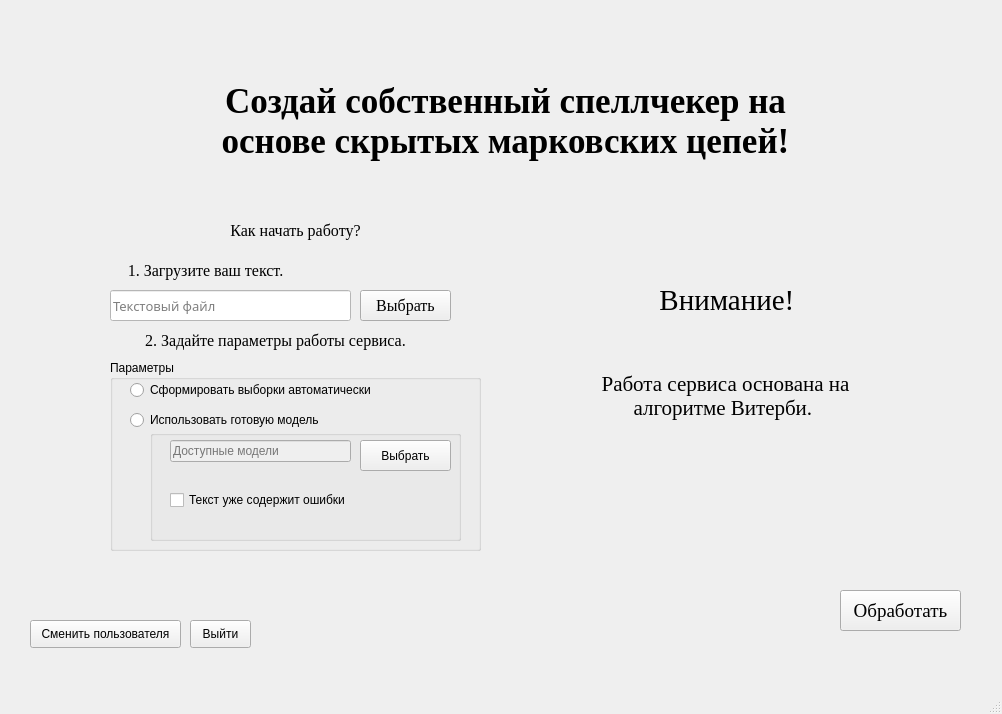
<?xml version="1.0" encoding="UTF-8"?>
<ui version="4.0">
 <class>StartHMMWindow</class>
 <widget class="QMainWindow" name="StartHMMWindow">
  <property name="geometry">
   <rect>
    <x>0</x>
    <y>0</y>
    <width>1002</width>
    <height>714</height>
   </rect>
  </property>
  <property name="minimumSize">
   <size>
    <width>1002</width>
    <height>714</height>
   </size>
  </property>
  <property name="maximumSize">
   <size>
    <width>1002</width>
    <height>714</height>
   </size>
  </property>
  <property name="windowTitle">
   <string>HMM Service </string>
  </property>
  <widget class="QWidget" name="centralwidget">
   <widget class="QLabel" name="label">
    <property name="geometry">
     <rect>
      <x>170</x>
      <y>20</y>
      <width>671</width>
      <height>201</height>
     </rect>
    </property>
    <property name="font">
     <font>
      <family>Times New Roman</family>
      <pointsize>26</pointsize>
      <weight>75</weight>
      <bold>true</bold>
     </font>
    </property>
    <property name="text">
     <string>Создай собственный спеллчекер на основе скрытых марковских цепей!</string>
    </property>
    <property name="alignment">
     <set>Qt::AlignCenter</set>
    </property>
    <property name="wordWrap">
     <bool>true</bool>
    </property>
   </widget>
   <widget class="QLabel" name="label_2">
    <property name="geometry">
     <rect>
      <x>620</x>
      <y>280</y>
      <width>221</width>
      <height>41</height>
     </rect>
    </property>
    <property name="font">
     <font>
      <family>Times New Roman</family>
      <pointsize>22</pointsize>
      <weight>50</weight>
      <bold>false</bold>
     </font>
    </property>
    <property name="text">
     <string>Внимание! </string>
    </property>
    <property name="alignment">
     <set>Qt::AlignCenter</set>
    </property>
    <property name="wordWrap">
     <bool>true</bool>
    </property>
   </widget>
   <widget class="QLabel" name="label_3">
    <property name="geometry">
     <rect>
      <x>570</x>
      <y>340</y>
      <width>311</width>
      <height>111</height>
     </rect>
    </property>
    <property name="font">
     <font>
      <family>Times New Roman</family>
      <pointsize>16</pointsize>
      <weight>50</weight>
      <bold>false</bold>
     </font>
    </property>
    <property name="text">
     <string>Работа сервиса основана на алгоритме Витерби. </string>
    </property>
    <property name="alignment">
     <set>Qt::AlignCenter</set>
    </property>
    <property name="wordWrap">
     <bool>true</bool>
    </property>
   </widget>
   <widget class="QPushButton" name="loadTextButton">
    <property name="geometry">
     <rect>
      <x>360</x>
      <y>290</y>
      <width>91</width>
      <height>31</height>
     </rect>
    </property>
    <property name="font">
     <font>
      <family>Times New Roman</family>
      <pointsize>12</pointsize>
     </font>
    </property>
    <property name="text">
     <string>Выбрать</string>
    </property>
   </widget>
   <widget class="QGroupBox" name="chooseParametersBox">
    <property name="geometry">
     <rect>
      <x>110</x>
      <y>360</y>
      <width>371</width>
      <height>191</height>
     </rect>
    </property>
    <property name="autoFillBackground">
     <bool>false</bool>
    </property>
    <property name="title">
     <string>Параметры </string>
    </property>
    <property name="checkable">
     <bool>false</bool>
    </property>
    <widget class="QRadioButton" name="radioAuto">
     <property name="geometry">
      <rect>
       <x>20</x>
       <y>20</y>
       <width>281</width>
       <height>20</height>
      </rect>
     </property>
     <property name="text">
      <string>Сформировать выборки автоматически</string>
     </property>
    </widget>
    <widget class="QRadioButton" name="radioExists">
     <property name="geometry">
      <rect>
       <x>20</x>
       <y>50</y>
       <width>251</width>
       <height>20</height>
      </rect>
     </property>
     <property name="text">
      <string>Использовать готовую модель</string>
     </property>
    </widget>
    <widget class="QGroupBox" name="groupBoxForExisting">
     <property name="geometry">
      <rect>
       <x>40</x>
       <y>70</y>
       <width>311</width>
       <height>111</height>
      </rect>
     </property>
     <property name="title">
      <string/>
     </property>
     <widget class="QPushButton" name="chooseModelButton">
      <property name="geometry">
       <rect>
        <x>210</x>
        <y>10</y>
        <width>91</width>
        <height>31</height>
       </rect>
      </property>
      <property name="text">
       <string>Выбрать</string>
      </property>
     </widget>
     <widget class="QLineEdit" name="modelEdit">
      <property name="enabled">
       <bool>false</bool>
      </property>
      <property name="geometry">
       <rect>
        <x>20</x>
        <y>10</y>
        <width>181</width>
        <height>22</height>
       </rect>
      </property>
      <property name="text">
       <string/>
      </property>
      <property name="placeholderText">
       <string>Доступные модели</string>
      </property>
     </widget>
     <widget class="QCheckBox" name="checkMistakesBox">
      <property name="geometry">
       <rect>
        <x>20</x>
        <y>60</y>
        <width>201</width>
        <height>20</height>
       </rect>
      </property>
      <property name="text">
       <string>Текст уже содержит ошибки</string>
      </property>
     </widget>
    </widget>
   </widget>
   <widget class="QLabel" name="labelUserPic">
    <property name="enabled">
     <bool>false</bool>
    </property>
    <property name="geometry">
     <rect>
      <x>30</x>
      <y>560</y>
      <width>60</width>
      <height>60</height>
     </rect>
    </property>
    <property name="text">
     <string/>
    </property>
    <property name="pixmap">
     <pixmap>images/user.png</pixmap>
    </property>
    <property name="scaledContents">
     <bool>true</bool>
    </property>
   </widget>
   <widget class="QLabel" name="labelUserName">
    <property name="enabled">
     <bool>true</bool>
    </property>
    <property name="geometry">
     <rect>
      <x>100</x>
      <y>570</y>
      <width>500</width>
      <height>30</height>
     </rect>
    </property>
    <property name="maximumSize">
     <size>
      <width>500</width>
      <height>30</height>
     </size>
    </property>
    <property name="font">
     <font>
      <family>Times New Roman</family>
      <pointsize>14</pointsize>
     </font>
    </property>
    <property name="text">
     <string/>
    </property>
    <property name="textInteractionFlags">
     <set>Qt::NoTextInteraction</set>
    </property>
   </widget>
   <widget class="QPushButton" name="workButton">
    <property name="geometry">
     <rect>
      <x>840</x>
      <y>590</y>
      <width>121</width>
      <height>41</height>
     </rect>
    </property>
    <property name="font">
     <font>
      <family>Times New Roman</family>
      <pointsize>14</pointsize>
     </font>
    </property>
    <property name="text">
     <string>Обработать</string>
    </property>
   </widget>
   <widget class="QLabel" name="label_4">
    <property name="geometry">
     <rect>
      <x>140</x>
      <y>210</y>
      <width>311</width>
      <height>41</height>
     </rect>
    </property>
    <property name="font">
     <font>
      <family>Times New Roman</family>
      <pointsize>12</pointsize>
     </font>
    </property>
    <property name="text">
     <string>Как начать работу?</string>
    </property>
    <property name="alignment">
     <set>Qt::AlignCenter</set>
    </property>
    <property name="wordWrap">
     <bool>true</bool>
    </property>
   </widget>
   <widget class="QLabel" name="label_5">
    <property name="geometry">
     <rect>
      <x>50</x>
      <y>250</y>
      <width>311</width>
      <height>41</height>
     </rect>
    </property>
    <property name="font">
     <font>
      <family>Times New Roman</family>
      <pointsize>12</pointsize>
     </font>
    </property>
    <property name="text">
     <string>1. Загрузите ваш текст.</string>
    </property>
    <property name="alignment">
     <set>Qt::AlignCenter</set>
    </property>
    <property name="wordWrap">
     <bool>true</bool>
    </property>
   </widget>
   <widget class="QLabel" name="label_6">
    <property name="geometry">
     <rect>
      <x>100</x>
      <y>320</y>
      <width>351</width>
      <height>41</height>
     </rect>
    </property>
    <property name="font">
     <font>
      <family>Times New Roman</family>
      <pointsize>12</pointsize>
     </font>
    </property>
    <property name="text">
     <string>2. Задайте параметры работы сервиса.</string>
    </property>
    <property name="alignment">
     <set>Qt::AlignCenter</set>
    </property>
    <property name="wordWrap">
     <bool>true</bool>
    </property>
   </widget>
   <widget class="QPushButton" name="exitButton">
    <property name="geometry">
     <rect>
      <x>190</x>
      <y>620</y>
      <width>61</width>
      <height>28</height>
     </rect>
    </property>
    <property name="text">
     <string>Выйти</string>
    </property>
   </widget>
   <widget class="QPushButton" name="changeUserButton">
    <property name="geometry">
     <rect>
      <x>30</x>
      <y>620</y>
      <width>151</width>
      <height>28</height>
     </rect>
    </property>
    <property name="text">
     <string>Сменить пользователя</string>
    </property>
   </widget>
   <widget class="QLineEdit" name="textFileEdit">
    <property name="enabled">
     <bool>false</bool>
    </property>
    <property name="geometry">
     <rect>
      <x>110</x>
      <y>290</y>
      <width>241</width>
      <height>31</height>
     </rect>
    </property>
    <property name="palette">
     <palette>
      <active>
       <colorrole role="WindowText">
        <brush brushstyle="SolidPattern">
         <color alpha="255">
          <red>0</red>
          <green>0</green>
          <blue>0</blue>
         </color>
        </brush>
       </colorrole>
       <colorrole role="Button">
        <brush brushstyle="SolidPattern">
         <color alpha="255">
          <red>255</red>
          <green>255</green>
          <blue>255</blue>
         </color>
        </brush>
       </colorrole>
       <colorrole role="Light">
        <brush brushstyle="SolidPattern">
         <color alpha="255">
          <red>255</red>
          <green>255</green>
          <blue>255</blue>
         </color>
        </brush>
       </colorrole>
       <colorrole role="Midlight">
        <brush brushstyle="SolidPattern">
         <color alpha="255">
          <red>255</red>
          <green>255</green>
          <blue>255</blue>
         </color>
        </brush>
       </colorrole>
       <colorrole role="Dark">
        <brush brushstyle="SolidPattern">
         <color alpha="255">
          <red>127</red>
          <green>127</green>
          <blue>127</blue>
         </color>
        </brush>
       </colorrole>
       <colorrole role="Mid">
        <brush brushstyle="SolidPattern">
         <color alpha="255">
          <red>170</red>
          <green>170</green>
          <blue>170</blue>
         </color>
        </brush>
       </colorrole>
       <colorrole role="Text">
        <brush brushstyle="SolidPattern">
         <color alpha="255">
          <red>0</red>
          <green>0</green>
          <blue>0</blue>
         </color>
        </brush>
       </colorrole>
       <colorrole role="BrightText">
        <brush brushstyle="SolidPattern">
         <color alpha="255">
          <red>255</red>
          <green>255</green>
          <blue>255</blue>
         </color>
        </brush>
       </colorrole>
       <colorrole role="ButtonText">
        <brush brushstyle="SolidPattern">
         <color alpha="255">
          <red>0</red>
          <green>0</green>
          <blue>0</blue>
         </color>
        </brush>
       </colorrole>
       <colorrole role="Base">
        <brush brushstyle="SolidPattern">
         <color alpha="255">
          <red>255</red>
          <green>255</green>
          <blue>255</blue>
         </color>
        </brush>
       </colorrole>
       <colorrole role="Window">
        <brush brushstyle="SolidPattern">
         <color alpha="255">
          <red>255</red>
          <green>255</green>
          <blue>255</blue>
         </color>
        </brush>
       </colorrole>
       <colorrole role="Shadow">
        <brush brushstyle="SolidPattern">
         <color alpha="255">
          <red>0</red>
          <green>0</green>
          <blue>0</blue>
         </color>
        </brush>
       </colorrole>
       <colorrole role="AlternateBase">
        <brush brushstyle="SolidPattern">
         <color alpha="255">
          <red>255</red>
          <green>255</green>
          <blue>255</blue>
         </color>
        </brush>
       </colorrole>
       <colorrole role="ToolTipBase">
        <brush brushstyle="SolidPattern">
         <color alpha="255">
          <red>255</red>
          <green>255</green>
          <blue>220</blue>
         </color>
        </brush>
       </colorrole>
       <colorrole role="ToolTipText">
        <brush brushstyle="SolidPattern">
         <color alpha="255">
          <red>0</red>
          <green>0</green>
          <blue>0</blue>
         </color>
        </brush>
       </colorrole>
       <colorrole role="PlaceholderText">
        <brush brushstyle="SolidPattern">
         <color alpha="128">
          <red>0</red>
          <green>0</green>
          <blue>0</blue>
         </color>
        </brush>
       </colorrole>
      </active>
      <inactive>
       <colorrole role="WindowText">
        <brush brushstyle="SolidPattern">
         <color alpha="255">
          <red>0</red>
          <green>0</green>
          <blue>0</blue>
         </color>
        </brush>
       </colorrole>
       <colorrole role="Button">
        <brush brushstyle="SolidPattern">
         <color alpha="255">
          <red>255</red>
          <green>255</green>
          <blue>255</blue>
         </color>
        </brush>
       </colorrole>
       <colorrole role="Light">
        <brush brushstyle="SolidPattern">
         <color alpha="255">
          <red>255</red>
          <green>255</green>
          <blue>255</blue>
         </color>
        </brush>
       </colorrole>
       <colorrole role="Midlight">
        <brush brushstyle="SolidPattern">
         <color alpha="255">
          <red>255</red>
          <green>255</green>
          <blue>255</blue>
         </color>
        </brush>
       </colorrole>
       <colorrole role="Dark">
        <brush brushstyle="SolidPattern">
         <color alpha="255">
          <red>127</red>
          <green>127</green>
          <blue>127</blue>
         </color>
        </brush>
       </colorrole>
       <colorrole role="Mid">
        <brush brushstyle="SolidPattern">
         <color alpha="255">
          <red>170</red>
          <green>170</green>
          <blue>170</blue>
         </color>
        </brush>
       </colorrole>
       <colorrole role="Text">
        <brush brushstyle="SolidPattern">
         <color alpha="255">
          <red>0</red>
          <green>0</green>
          <blue>0</blue>
         </color>
        </brush>
       </colorrole>
       <colorrole role="BrightText">
        <brush brushstyle="SolidPattern">
         <color alpha="255">
          <red>255</red>
          <green>255</green>
          <blue>255</blue>
         </color>
        </brush>
       </colorrole>
       <colorrole role="ButtonText">
        <brush brushstyle="SolidPattern">
         <color alpha="255">
          <red>0</red>
          <green>0</green>
          <blue>0</blue>
         </color>
        </brush>
       </colorrole>
       <colorrole role="Base">
        <brush brushstyle="SolidPattern">
         <color alpha="255">
          <red>255</red>
          <green>255</green>
          <blue>255</blue>
         </color>
        </brush>
       </colorrole>
       <colorrole role="Window">
        <brush brushstyle="SolidPattern">
         <color alpha="255">
          <red>255</red>
          <green>255</green>
          <blue>255</blue>
         </color>
        </brush>
       </colorrole>
       <colorrole role="Shadow">
        <brush brushstyle="SolidPattern">
         <color alpha="255">
          <red>0</red>
          <green>0</green>
          <blue>0</blue>
         </color>
        </brush>
       </colorrole>
       <colorrole role="AlternateBase">
        <brush brushstyle="SolidPattern">
         <color alpha="255">
          <red>255</red>
          <green>255</green>
          <blue>255</blue>
         </color>
        </brush>
       </colorrole>
       <colorrole role="ToolTipBase">
        <brush brushstyle="SolidPattern">
         <color alpha="255">
          <red>255</red>
          <green>255</green>
          <blue>220</blue>
         </color>
        </brush>
       </colorrole>
       <colorrole role="ToolTipText">
        <brush brushstyle="SolidPattern">
         <color alpha="255">
          <red>0</red>
          <green>0</green>
          <blue>0</blue>
         </color>
        </brush>
       </colorrole>
       <colorrole role="PlaceholderText">
        <brush brushstyle="SolidPattern">
         <color alpha="128">
          <red>0</red>
          <green>0</green>
          <blue>0</blue>
         </color>
        </brush>
       </colorrole>
      </inactive>
      <disabled>
       <colorrole role="WindowText">
        <brush brushstyle="SolidPattern">
         <color alpha="255">
          <red>127</red>
          <green>127</green>
          <blue>127</blue>
         </color>
        </brush>
       </colorrole>
       <colorrole role="Button">
        <brush brushstyle="SolidPattern">
         <color alpha="255">
          <red>255</red>
          <green>255</green>
          <blue>255</blue>
         </color>
        </brush>
       </colorrole>
       <colorrole role="Light">
        <brush brushstyle="SolidPattern">
         <color alpha="255">
          <red>255</red>
          <green>255</green>
          <blue>255</blue>
         </color>
        </brush>
       </colorrole>
       <colorrole role="Midlight">
        <brush brushstyle="SolidPattern">
         <color alpha="255">
          <red>255</red>
          <green>255</green>
          <blue>255</blue>
         </color>
        </brush>
       </colorrole>
       <colorrole role="Dark">
        <brush brushstyle="SolidPattern">
         <color alpha="255">
          <red>127</red>
          <green>127</green>
          <blue>127</blue>
         </color>
        </brush>
       </colorrole>
       <colorrole role="Mid">
        <brush brushstyle="SolidPattern">
         <color alpha="255">
          <red>170</red>
          <green>170</green>
          <blue>170</blue>
         </color>
        </brush>
       </colorrole>
       <colorrole role="Text">
        <brush brushstyle="SolidPattern">
         <color alpha="255">
          <red>127</red>
          <green>127</green>
          <blue>127</blue>
         </color>
        </brush>
       </colorrole>
       <colorrole role="BrightText">
        <brush brushstyle="SolidPattern">
         <color alpha="255">
          <red>255</red>
          <green>255</green>
          <blue>255</blue>
         </color>
        </brush>
       </colorrole>
       <colorrole role="ButtonText">
        <brush brushstyle="SolidPattern">
         <color alpha="255">
          <red>127</red>
          <green>127</green>
          <blue>127</blue>
         </color>
        </brush>
       </colorrole>
       <colorrole role="Base">
        <brush brushstyle="SolidPattern">
         <color alpha="255">
          <red>255</red>
          <green>255</green>
          <blue>255</blue>
         </color>
        </brush>
       </colorrole>
       <colorrole role="Window">
        <brush brushstyle="SolidPattern">
         <color alpha="255">
          <red>255</red>
          <green>255</green>
          <blue>255</blue>
         </color>
        </brush>
       </colorrole>
       <colorrole role="Shadow">
        <brush brushstyle="SolidPattern">
         <color alpha="255">
          <red>0</red>
          <green>0</green>
          <blue>0</blue>
         </color>
        </brush>
       </colorrole>
       <colorrole role="AlternateBase">
        <brush brushstyle="SolidPattern">
         <color alpha="255">
          <red>255</red>
          <green>255</green>
          <blue>255</blue>
         </color>
        </brush>
       </colorrole>
       <colorrole role="ToolTipBase">
        <brush brushstyle="SolidPattern">
         <color alpha="255">
          <red>255</red>
          <green>255</green>
          <blue>220</blue>
         </color>
        </brush>
       </colorrole>
       <colorrole role="ToolTipText">
        <brush brushstyle="SolidPattern">
         <color alpha="255">
          <red>0</red>
          <green>0</green>
          <blue>0</blue>
         </color>
        </brush>
       </colorrole>
       <colorrole role="PlaceholderText">
        <brush brushstyle="SolidPattern">
         <color alpha="128">
          <red>0</red>
          <green>0</green>
          <blue>0</blue>
         </color>
        </brush>
       </colorrole>
      </disabled>
     </palette>
    </property>
    <property name="font">
     <font>
      <family>Muller Regular</family>
      <pointsize>10</pointsize>
     </font>
    </property>
    <property name="text">
     <string>Текстовый файл</string>
    </property>
    <property name="placeholderText">
     <string>Файл с текстом</string>
    </property>
   </widget>
  </widget>
  <widget class="QMenuBar" name="menubar">
   <property name="geometry">
    <rect>
     <x>0</x>
     <y>0</y>
     <width>1002</width>
     <height>26</height>
    </rect>
   </property>
  </widget>
  <widget class="QStatusBar" name="statusbar"/>
 </widget>
 <resources/>
 <connections/>
</ui>
